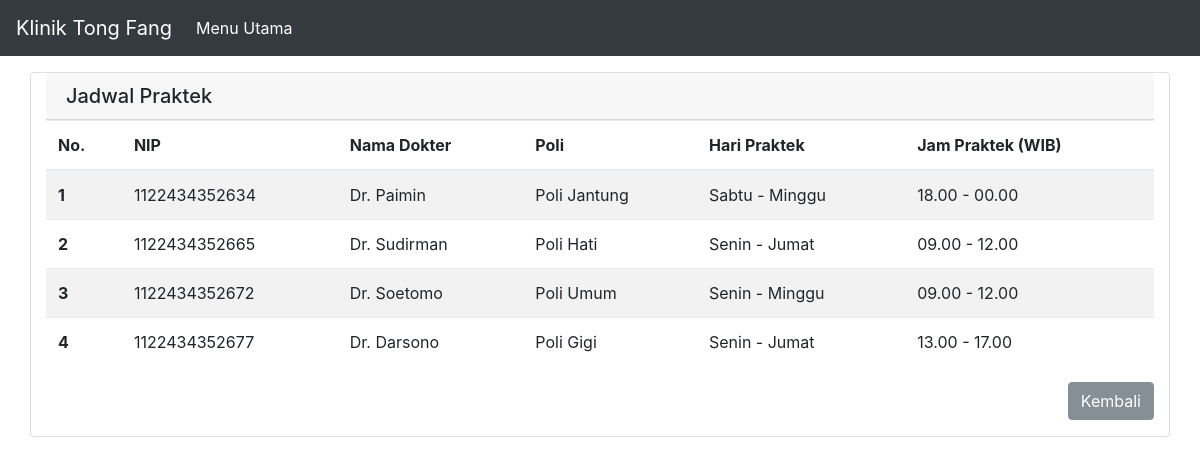
/jadwal_praktek.php, run on the app's committed database.
### tables this page shows
CREATE TABLE `dokter` (
  `nip` varchar(255) NOT NULL,
  `nama` varchar(255) NOT NULL,
  `poli` varchar(255) NOT NULL,
  `hari_praktek` varchar(255) NOT NULL,
  `jam_praktek` varchar(255) NOT NULL
);

### jadwal_praktek.php (the view, shortened to what this page needs)
<?php
	include("koneksi.php");
?>
<!DOCTYPE html>
<html lang="en">
<head>
    <link rel="stylesheet" href="css/bootstrap.min.css">
</head>
<body>
<nav class="navbar navbar-expand-md navbar-dark fixed-top bg-dark mb-5">
  <a class="navbar-brand" href="#">Klinik Tong Fang</a>
  <div class="collapse navbar-collapse" id="navbarsExampleDefault">
    <ul class="navbar-nav mr-auto">
      <li class="nav-item active">
        <a class="nav-link" href="index.php">Menu Utama</a>
      </li>
    </ul>
  </div>
</nav>
<br>
<div class="card mt-5 container">
    <h5 class="card-header">Jadwal Praktek</h5>
        <table class="table table-hover table-striped">
            <thead class="thead-dark">
                <tr>
                    <th scope="col">No.</th>
                    <th scope="col">NIP</th>
                    <th scope="col">Nama Dokter</th>
                    <th scope="col">Poli</th>
                    <th scope="col">Hari Praktek</th>
                    <th scope="col">Jam Praktek (WIB)</th>
                </tr>
            </thead>
            <tbody>
                <?php
					if(isset($_POST['pencarian'])){
                    	$kata_kunci = $_POST['kata_kunci'];
                        $query = mysqli_query($config,"SELECT * from dokter where nama like '%$kata_kunci%'");
                	}else{
                    	$query=mysqli_query($config,"select * from dokter");
                	}
                    $nomer=1;
                    while ($ambil_data=mysqli_fetch_array($query)){
                ?>
                <tr>
                    <th scope="row">
                        <?php echo $nomer++;  ?>
                    </th>
                    <td>
                        <?php echo $ambil_data['nip'];  ?>
                    </td>
                    <td>
                        <?php echo $ambil_data['nama'];  ?>
                    </td>
                    <td>
                        <?php echo $ambil_data['poli'];  ?>
                    </td>
                    <td>
                        <?php echo $ambil_data['hari_praktek'];  ?>
                    </td>
                    <td>
                        <?php echo $ambil_data['jam_praktek'];  ?>
                    </td>
                </tr>
                <?php
                    }
                ?>
            </tbody>
        </table>
        <div class="form-group text-right">
        <a href="index.php" class="btn btn-secondary">Kembali</a>
        </div>
    </div>
</body>
</html>

### data on the page
dokter: nip "1122434352634", nama "Dr. Paimin", poli "Poli Jantung", hari_praktek "Sabtu - Minggu", jam_praktek "18.00 - 00.00"
dokter: nip "1122434352665", nama "Dr. Sudirman", poli "Poli Hati", hari_praktek "Senin - Jumat", jam_praktek "09.00 - 12.00"
dokter: nip "1122434352672", nama "Dr. Soetomo", poli "Poli Umum", hari_praktek "Senin - Minggu", jam_praktek "09.00 - 12.00"
dokter: nip "1122434352677", nama "Dr. Darsono", poli "Poli Gigi", hari_praktek "Senin - Jumat", jam_praktek "13.00 - 17.00"
